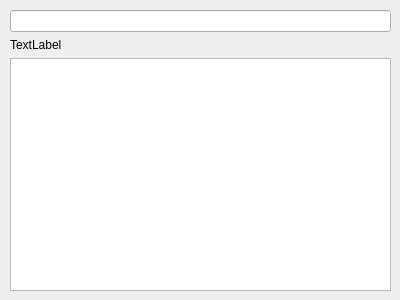
<?xml version="1.0" encoding="UTF-8"?>
<ui version="4.0">
 <class>audiowidget</class>
 <widget class="QWidget" name="audiowidget">
  <property name="geometry">
   <rect>
    <x>0</x>
    <y>0</y>
    <width>400</width>
    <height>300</height>
   </rect>
  </property>
  <property name="windowTitle">
   <string>Form</string>
  </property>
  <widget class="QWidget" name="verticalLayoutWidget">
   <property name="geometry">
    <rect>
     <x>10</x>
     <y>10</y>
     <width>381</width>
     <height>281</height>
    </rect>
   </property>
   <layout class="QVBoxLayout" name="verticalLayout">
    <item>
     <widget class="QLineEdit" name="lineEdit"/>
    </item>
    <item>
     <widget class="QLabel" name="label">
      <property name="text">
       <string>TextLabel</string>
      </property>
     </widget>
    </item>
    <item>
     <widget class="QTextEdit" name="textEdit"/>
    </item>
   </layout>
  </widget>
 </widget>
 <resources/>
 <connections/>
</ui>
